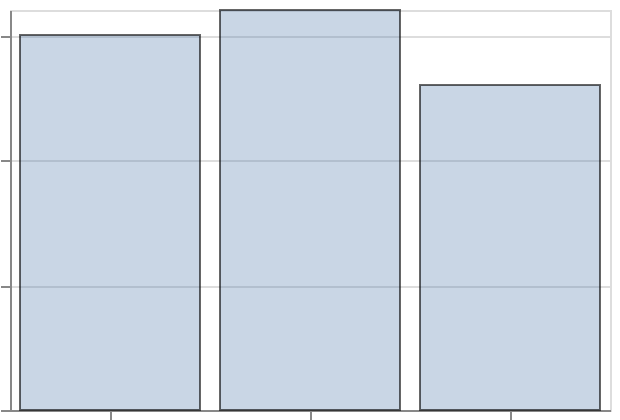

Vega-Lite specification stored for this chart:
### Vega-Lite specification from a JSON file in a GitHub repository (floating-point values rounded to 4 significant figures)
{"$schema": "https://vega.github.io/schema/vega-lite/v6.json", "padding": 5, "autosize": "none", "width": 300, "height": 200, "data": {"name": "table", "values": [{"c": "A", "g": "p", "x": 1, "y": 2, "v": 5, "t": "2024-01-15", "o": {"v": 3}, "IMDB Rating": 6.1, "d": "x1"}, {"c": "B", "g": "q", "x": 2, "y": 4, "v": 9, "t": "2024-02-20", "o": {"v": 7}, "IMDB Rating": 7.4, "d": "x2"}, {"c": "A", "g": "q", "x": 3, "y": 3, "v": 2, "t": "2024-03-05", "o": {"v": 1}, "IMDB Rating": 5.2, "d": "x1"}, {"c": "C", "g": "p", "x": 4, "y": 6, "v": 7, "t": "2024-05-30", "o": {"v": 4}, "IMDB Rating": 8.8, "d": "x3"}, {"c": "B", "g": "p", "x": 5, "y": 5, "v": 4, "t": "2024-07-11", "o": {"v": 9}, "IMDB Rating": 6.9, "d": "x2"}, {"c": "C", "g": "q", "x": 6, "y": 8, "v": 6, "t": "2024-09-02", "o": {"v": 2}, "IMDB Rating": 7.7, "d": "x3"}, {"c": "A", "g": "p", "x": 7, "y": 7, "v": 8, "t": "2024-11-25", "o": {"v": 5}, "IMDB Rating": 4.4, "d": "x1"}, {"c": "B", "g": "q", "x": 8, "y": 9, "v": 3, "t": "2024-12-31", "o": {"v": 8}, "IMDB Rating": 9.1, "d": "x2"}]}, "mark": {"type": "bar", "stroke": "black"}, "encoding": {"x": {"field": "c", "type": "nominal"}, "y": {"field": "v", "type": "quantitative", "aggregate": "sum"}, "fillOpacity": {"value": 0.3}, "strokeOpacity": {"value": 0.6}}}
